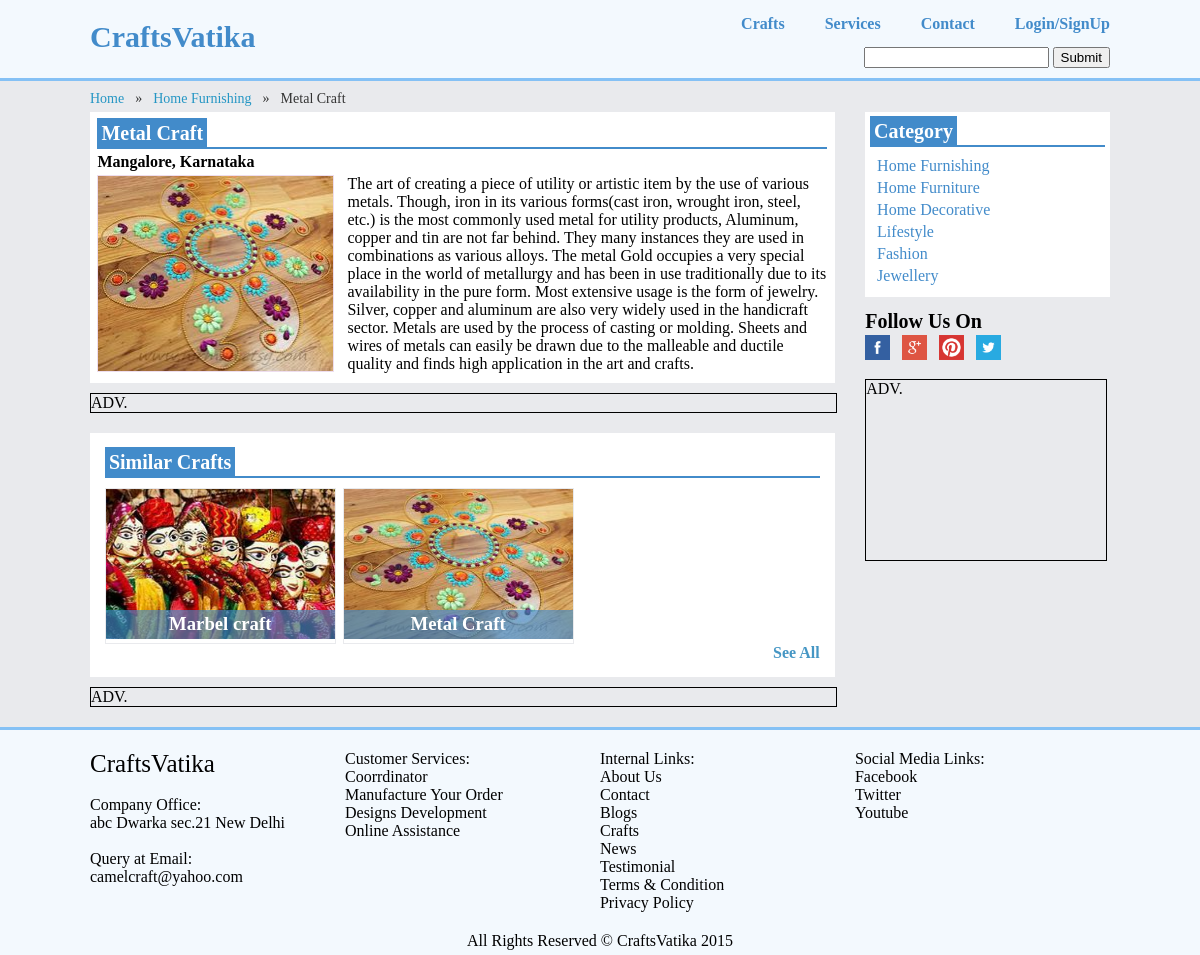
/craft.php?id=1, run on the app's committed database.
### tables this page shows
create table craft(
craftId integer primary key,
craftName varchar(255) not null,
craftCity varchar(255),
craftState varchar(255),
craftDescription varchar(58000) not null,
craftPicture varchar(250),
craftType varchar(250) not null,
craftPopularityIndex integer not null,
craftIsDeleted varchar(1) not null,
craftRowTimeStamp  timestamp not null
);

### craft.php (the view, shortened to what this page needs)
<?php
if(isset($_GET['id'])){
	$craftId=$_GET['id'];
}
?>
<!DOCTYPE html>
<html xmlns="http://www.w3.org/1999/xhtml">
<head>
<link rel="stylesheet" href="css/styles.css" type="text/css" />
<link rel = 'stylesheet' type = 'text/css' href = 'css/jquery-ui-1.10.4.custom.css' />
</head>
<body>
	<?php
		include('include/header.php');
		$sql = "select * from craft where craftId=$craftId and craftIsdeleted = 'N'";
		$result = mysql_query($sql) or die(header('Location: 404-page-not-found.html'));
		$row = mysql_fetch_array($result);
	?>
	<div class="bodyWrapper">
		<div class='breadcrumb_navigation'>
			<ul class="breadcrums-wrapper-list">
				<li class="breadcrums-first">
					<a href="index.php">Home</a>
					<span> » </span>
				</li>
				<li>
					<a href="category.php?category=<?php echo $row[6] ?>"> <?php echo $row[6] ?></a>
					<span> » </span>
				</li>
				<li>
					<span><?php echo $row[1] ?></span>
				</li>
			</ul>
		</div>
		<div class='craft_left_side'>
			<div class='craft_content_box'>
			<?php
				echo "<h2 class='craft_heading'><span>".$row[1]."</span></h2>";
				echo "<div class='craft_content'>";
					echo "<h4>".$row[2].", ".$row[3]."</h4>";
					echo "<div class='craft_image'><img src='img/craft/".$row[5]."'/></div>";
					echo "<div class='craft_description'>".$row[4]."</div>";
				echo "</div>";
			?>
			</div>
			<div class="one_line_adv">
				ADV.
			</div>
			<div class='related_craft'>
				<h2><a class="heading_link" href="crafts.php"> Similar Crafts </a></h2>
				<?php
				$sql="select * from craft where craftIsDeleted = 'N' and craftType = '" . $row[6] . "' order by craftPopularityIndex desc LIMIT 6";
				$result=mysql_query($sql);
				while($row_similar = mysql_fetch_array($result)){
				echo "<div class='top_crafts_box'>";
					echo "<img width='100%' height='150px' src='img/craft/". $row_similar['craftPicture'] ."'/>";
					echo "<h3><a class='heading_link' href='craft.php?id=".$row_similar['craftId']."'>". $row_similar['craftName'] ."</a></h3>";
				echo "</div>";
				}
				?>
				<div class="see_all_crafts"><a href='category.php?category=<?php echo $row[6] ?>'>See All</a></div>
			</div>
			<div class="craft_adv_bottom">
				ADV.
			</div>
		</div>
		<div class='craft_right_side'>
			<div class="craft_types_list">
				<h2><a class="heading_link" href="events.php"> Category </a></h2>
				<div class="craft_types_link">
				<?php
				$sql="select distinct craftType from craft where craftIsDeleted = 'N'";
				$result=mysql_query($sql);
				while($row = mysql_fetch_array($result)){
					echo "<a href='category.php?category=". $row['craftType'] ."'>" . $row['craftType'] . "</a>" ;
				}
				?>
				</div>
			</div>
			<div class="follow_us_on">
				<h2> Follow Us On </h2>
				<div class="follow_us_content">
					<img width='25px' height='25px' src='img/social-media/fb.png'/>&nbsp;&nbsp;
					<img width='25px' height='25px' src='img/social-media/gplus.png'/>&nbsp;&nbsp;
					<img width='25px' height='25px' src='img/social-media/pintrest.png'/>&nbsp;&nbsp;
					<img width='25px' height='25px' src='img/social-media/tweetr.png'/>&nbsp;&nbsp;
				</div>
			</div>
			<div class="craft_adv_right">
				ADV.
			</div>
		</div>
	</div>
	<?php
		include('include/footer.php');
	?>
</body>
</html>

### css/styles.css (style rules this page uses)
html, body, div, span, applet, object, iframe, blockquote, pre, a, abbr, acronym, address, big, cite, code, del, dfn, img, ins, kbd, q, s, samp, small, strike, sub, sup, tt, var, b, u, i, center, dl, dt, dd, ol, ul, li, fieldset, form, label, legend, table, caption, tbody, tfoot, thead, tr, th, td, article, aside, canvas, details, embed, figure, figcaption, footer, header, hgroup, menu, nav, output, ruby, section, summary, time, mark, audio, video { margin: 0; padding: 0; border: 0; font-size: 100%; font: inherit; vertical-align: baseline; }
p,div,h1,h2,h3,h4,h5,h6 { padding:0px; padding:0px; margin:0px; vertical-align: baseline; }
h1, h2, h3, h4, h5, h6 { line-height:1; }
a { color:#000000; text-decoration:none; }
body { background:#e9eaed; background-repeat:no-repeat; width:100%; height:auto; margin:0 auto; }
.bodyWrapper { background-color: #e9eaed; width:1020px; margin: 0 auto; height:auto; min-height:350px; overflow:hidden; padding-top:5px; padding-bottom:20px; }
.heading_link { padding:4px; background:#428bca; color:white; }
.top_crafts_box { position:relative; margin-top:10px; float:left; width:32%; margin-right:1%; border:1px solid #e9eaed; }
.top_crafts_box h3 { position:absolute; text-align:center; background:rgba(66, 139, 202, .65); color:#ffffff; top:121px; width:100%; padding-top:5px; padding-bottom:5px; display:block; }
.top_crafts_box h3 a { background:none; }
.follow_us_on h2 { color:#000000; border:0; font-size:20px; width:100%; float:left; padding-bottom:4px; padding-top:4px; }
.breadcrums-wrapper-list { float: left; width: auto; }
.breadcrums-wrapper-list li a { color: #2596C4; float: left; padding: 5px 1px 5px 10px; text-transform:capitalize; text-decoration:none; font-size:14px; }
.breadcrums-wrapper-list li { display:inline; }
.breadcrums-wrapper-list li span { color: #333333; float: left; padding: 5px 1px 5px 10px; text-transform:capitalize; font-size:14px; }
.breadcrums-first a { padding-left:0px !important; }
.breadcrumb_navigation { float:left; width:100%; clear:both; }
.craft_left_side { width:73%; float:left; }
.craft_content_box { width:98%; float:left; background:#fff; padding:1%; }
.one_line_adv { width:100%; float:left; margin-top:10px; border:1px solid black; }
.related_craft { width:96%; float:left; background:#fff; padding:2%; margin-top:20px; }
.related_craft h2 ,.craft_types_list h2 { padding-bottom:4px; padding-top:4px; font-size:20px; border-bottom:2px solid #428bca; }
.see_all_crafts { width:100%; float:left; text-align:right; }
.see_all_crafts a { color:#4596C4; font-weight:bold; }
.craft_adv_bottom { width:100%; float:left; margin-top:10px; border:1px solid black; }
.craft_heading { font-size:20px; width:100%; float:left; padding-bottom:4px; padding-top:4px; border-bottom:2px solid #428bca; }
.craft_heading span { padding:4px; background:#428bca; color:white; text-decoration:none; }
.craft_image { width:250px; float:left; }
.craft_image img { width:235px; border:1px solid #ede; }
.craft_description { width:auto; float:none; }
.craft_right_side { width:24%; margin-left:3%; float:right; }
.craft_types_list { width:96%; padding:2%; float:left; background:#fff; padding-bottom:10px; margin-bottom:10px; }
.craft_content h4 { width:100%; float:left; margin-top:5px; margin-bottom:5px; }
.craft_types_link { margin-top:8px; padding-left:5px; margin-bottom:10px; }
.craft_types_link a { width:96%; float:left; color:#428bca; padding:2px; line-height:18px; }
.craft_adv_right { width:98%; float:left; border:1px solid black; min-height:180px; margin-top:15px; }

### data on the page
craft: craftType "Home Furnishing", craftName "Metal Craft", craftCity "Mangalore", craftState "Karnataka", craftPicture (picture), craftDescription "The art of creating a piece of utility or artistic item by the use of various metals. Though, iron in its various forms(cast iron, wrought iron, steel, etc.) is the most commonly used metal for utility products, Aluminum, copper and tin are not far behind. They many instances they are used in combinations as various alloys. The metal Gold occupies a very special place in the world of metallurgy and has been in use traditionally due to its availability in the pure form. Most extensive usage is the form of jewelry. Silver, copper and aluminum are also very widely used in the handicraft sector. Metals are used by the process of casting or molding. Sheets and wires of metals can easily be drawn…"
craft: craftPicture (picture), craftName "Marbel craft"

### other printed values
$row['craftType'] "Home Furnishing"
$row['craftType'] "Home Furniture"
$row['craftType'] "Home Decorative"
$row['craftType'] "Lifestyle"
$row['craftType'] "Fashion"
$row['craftType'] "Jewellery"
